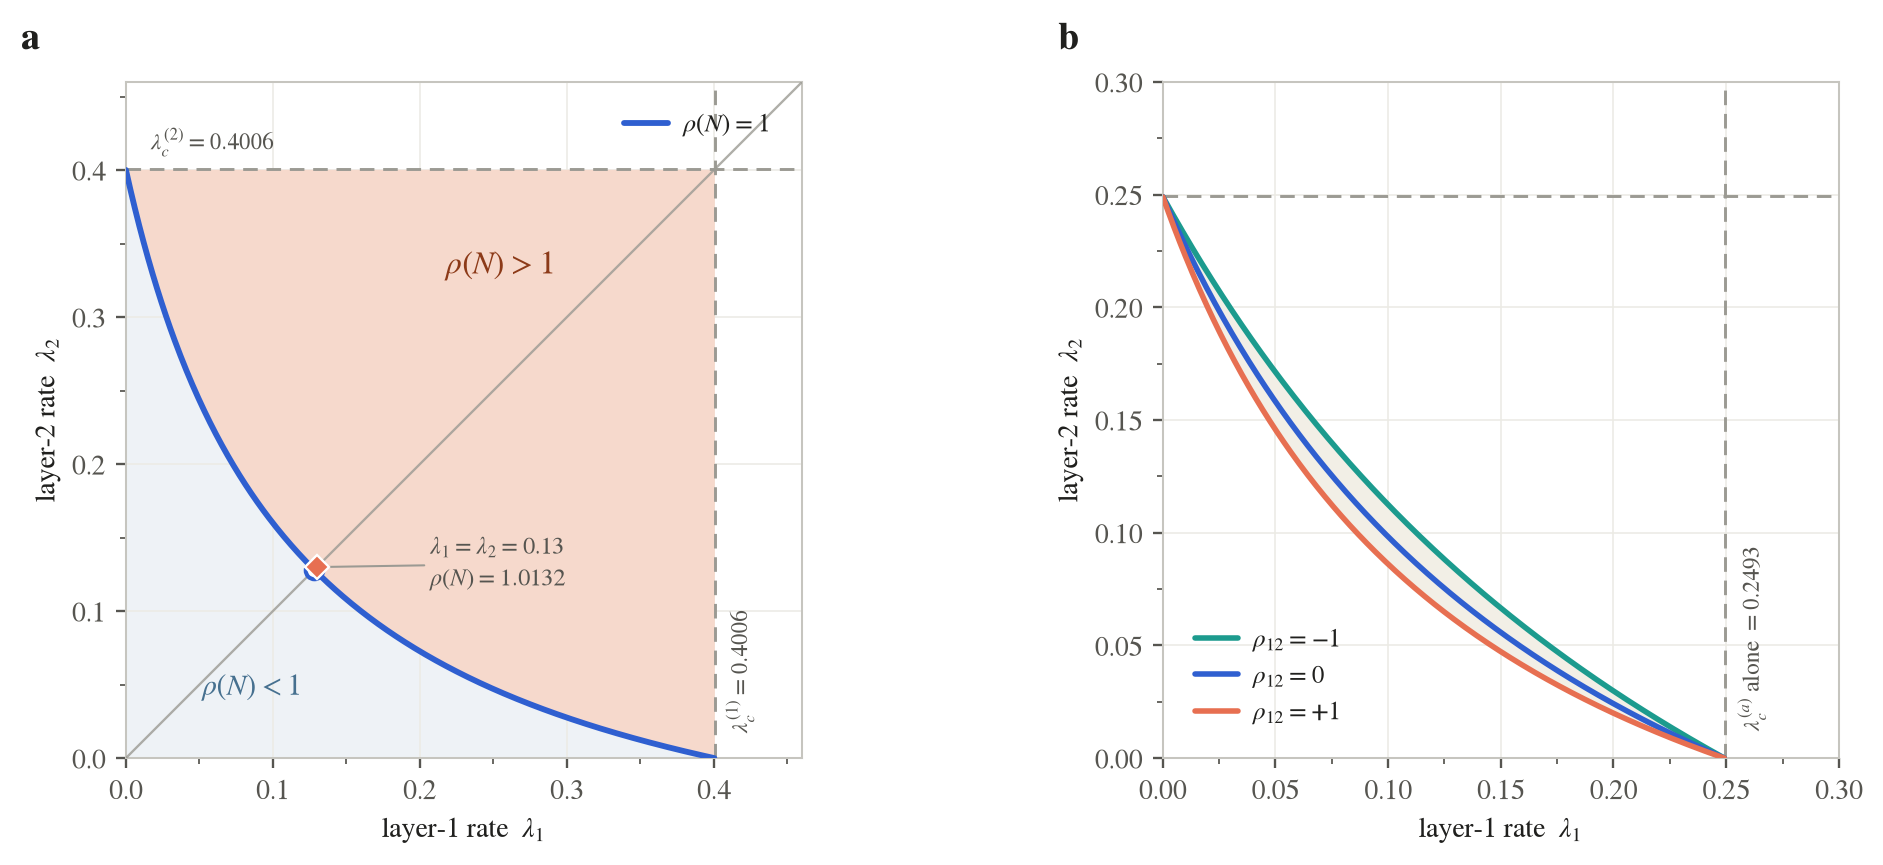

The script that saved this image:
"""Figure 5 (core result): the synergy region in the (lambda_1, lambda_2) plane.

With a per-layer rate the threshold condition rho(N) = 1 is no longer a point
but a curve in the plane of the two channel rates. Setting it against the two
single-layer conditions N_aa = 1 -- the rate at which each layer would ignite on
its own -- carves out a wedge:

    lambda_1 < lambda_c^(1),  lambda_2 < lambda_c^(2),  but  rho(N) > 1,

i.e. both channels are individually subcritical yet their union is supercritical.
That wedge is the object of interest: it has no single-layer counterpart, and it
is where a multiplex outbreak cannot be attributed to any one channel.

(a) the anchor family P = {(2,2), (3,3)} at m = (3,3), whose corner point
    lambda_1 = lambda_2 = 0.13 reproduces the N_11 = 0.3860, rho = 1.0132 quoted
    in the text;
(b) the same construction across the inter-layer participation correlation
    rho_12 of Figure 4: the marginals -- hence both single-layer lines -- are
    pinned, so only the critical curve moves, and the wedge widens with rho_12.
"""
import numpy as np
import matplotlib as mpl
import matplotlib.pyplot as plt
from matplotlib.ticker import AutoMinorLocator
from scipy.optimize import brentq

from theory import next_gen_matrix, spectral_radius, cascade_C, degree_moments

# ---------------------------------------------------------------- palette
INK, SEC, MUTED = "#20201e", "#565550", "#9b9a93"
TEAL, CORAL, BLUE = "#1C9B8E", "#E76F51", "#2F5FD0"
FILL_SYN = "#f6d9cc"          # synergy wedge (coral family)
FILL_SUB = "#eef2f6"          # jointly subcritical (cool)

P_ANCHOR = {(2, 2): 0.5, (3, 3): 0.5}
M_GROUPS = (3, 3)


def rho2(P, m, l1, l2):
    return spectral_radius(next_gen_matrix(P, m, 1.0, w=np.array([l1, l2])))


def lc_alone(P, m, a):
    """Rate at which layer a would be critical on its own: N_aa = 1."""
    mk, cross = degree_moments(P, len(m))
    X = cross[a, a] / mk[a] - 1.0
    return brentq(lambda L: cascade_C(m[a], L, 1) * X - 1.0, 1e-9, 60, xtol=1e-14)


def critical_curve(P, m, l1s):
    """lambda_2*(lambda_1) solving rho(N) = 1."""
    out = []
    for l1 in l1s:
        try:
            out.append(brentq(lambda x: rho2(P, m, l1, x) - 1.0,
                              1e-12, 80.0, xtol=1e-14))
        except ValueError:
            out.append(np.nan)
    return np.array(out)


def Pfam(rho):
    """Fixed {2,4} marginals, Pearson correlation rho (the Figure-4 family)."""
    tab = [((2, 2), (1 + rho) / 4), ((4, 4), (1 + rho) / 4),
           ((2, 4), (1 - rho) / 4), ((4, 2), (1 - rho) / 4)]
    return {k: p for k, p in tab if p > 1e-12}


def main():
    mpl.rcParams.update({
        "figure.dpi": 140, "savefig.dpi": 340,
        "font.family": "STIXGeneral", "mathtext.fontset": "stix", "font.size": 9.5,
        "axes.edgecolor": "#c6c5bf", "axes.linewidth": 0.7, "axes.labelcolor": INK,
        "axes.labelpad": 3.5, "text.color": INK,
        "xtick.color": SEC, "ytick.color": SEC,
        "xtick.major.size": 3.4, "ytick.major.size": 3.4,
        "xtick.minor.size": 1.9, "ytick.minor.size": 1.9,
        "axes.grid": True, "grid.color": "#ecebe5", "grid.linewidth": 0.55,
        "axes.axisbelow": True, "legend.frameon": False,
        "lines.solid_capstyle": "round",
    })
    fig, (axA, axB) = plt.subplots(1, 2, figsize=(9.7, 4.0))
    fig.subplots_adjust(left=0.072, right=0.985, bottom=0.125, top=0.93, wspace=0.26)

    def tag(ax, s):
        ax.text(-0.155, 1.035, s, transform=ax.transAxes, fontsize=13,
                fontweight="bold", va="bottom", ha="left", color=INK)

    def minorticks(ax):
        ax.xaxis.set_minor_locator(AutoMinorLocator(2))
        ax.yaxis.set_minor_locator(AutoMinorLocator(2))
        ax.tick_params(which="both", top=False, right=False)

    # ================================================== (a) the phase diagram
    lc1 = lc_alone(P_ANCHOR, M_GROUPS, 0)
    lc2 = lc_alone(P_ANCHOR, M_GROUPS, 1)
    hi = 0.46
    l1 = np.linspace(1e-4, lc1 * 0.9995, 400)
    l2c = critical_curve(P_ANCHOR, M_GROUPS, l1)

    # shade: jointly subcritical (below the curve) and the synergy wedge
    axA.fill_between(l1, 0, l2c, color=FILL_SUB, lw=0, zorder=0)
    axA.fill_between(l1, l2c, lc2, where=l2c < lc2, color=FILL_SYN, lw=0, zorder=1)

    axA.axvline(lc1, color=MUTED, lw=1.0, ls=(0, (5, 3)), zorder=2)
    axA.axhline(lc2, color=MUTED, lw=1.0, ls=(0, (5, 3)), zorder=2)
    axA.plot(l1, l2c, "-", color=BLUE, lw=2.0, zorder=4,
             label=r"$\rho(N)=1$")

    lcj = brentq(lambda L: rho2(P_ANCHOR, M_GROUPS, L, L) - 1.0, 1e-9, 9, xtol=1e-14)
    axA.plot([0, hi], [0, hi], "-", color=MUTED, lw=0.8, alpha=0.8, zorder=3)
    axA.plot([lcj], [lcj], "o", ms=6.0, mfc="white", mec=BLUE, mew=1.4, zorder=6)
    axA.plot([0.13], [0.13], "D", ms=5.6, mfc=CORAL, mec="white", mew=0.8, zorder=6)
    axA.annotate(r"$\lambda_1=\lambda_2=0.13$" "\n" r"$\rho(N)=1.0132$",
                 xy=(0.13, 0.13), xytext=(0.207, 0.132), fontsize=8.2, color=SEC,
                 ha="left", va="center", linespacing=1.35,
                 arrowprops=dict(arrowstyle="-", color=MUTED, lw=0.7,
                                 shrinkA=0, shrinkB=3))
    axA.text(0.255, 0.335, r"$\rho(N)>1$", fontsize=11, color="#8c3a18",
             ha="center", va="center")
    axA.text(0.052, 0.038, r"$\rho(N)<1$", fontsize=10, color="#46708f",
             ha="left", va="bottom")
    axA.text(lc1 + 0.008, 0.017, r"$\lambda_c^{(1)}=%.4f$" % lc1, fontsize=8.0,
             color=SEC, rotation=90, ha="left", va="bottom")
    axA.text(0.017, lc2 + 0.008, r"$\lambda_c^{(2)}=%.4f$" % lc2, fontsize=8.0,
             color=SEC, ha="left", va="bottom")
    axA.set_xlim(0, hi); axA.set_ylim(0, hi); axA.set_aspect("equal")
    axA.set_xlabel(r"layer-1 rate  $\lambda_1$")
    axA.set_ylabel(r"layer-2 rate  $\lambda_2$")
    minorticks(axA)
    axA.legend(loc="upper right", fontsize=8.8, handlelength=1.7,
               handletextpad=0.6, borderaxespad=0.8)
    tag(axA, "a")

    # ============================== (b) the wedge across the Figure-4 family
    lcA = lc_alone(Pfam(0.0), M_GROUPS, 0)          # marginals pinned -> same for all rho
    hi2 = 0.30
    l1b = np.linspace(1e-4, lcA * 0.9995, 400)
    shades = [(-1.0, TEAL, r"$\rho_{12}=-1$"),
              (0.0, BLUE, r"$\rho_{12}=0$"),
              (1.0, CORAL, r"$\rho_{12}=+1$")]
    curves = {}
    for r, col, lab in shades:
        c = critical_curve(Pfam(r), M_GROUPS, l1b)
        curves[r] = c
        axB.plot(l1b, c, "-", color=col, lw=1.9, zorder=4, label=lab)
    # the widening of the wedge: between rho=-1 and rho=+1
    axB.fill_between(l1b, curves[1.0], curves[-1.0], color="#f2efe6", lw=0, zorder=1)
    axB.axvline(lcA, color=MUTED, lw=1.0, ls=(0, (5, 3)), zorder=2)
    axB.axhline(lcA, color=MUTED, lw=1.0, ls=(0, (5, 3)), zorder=2)
    axB.text(lcA + 0.006, 0.012, r"$\lambda_c^{(a)}$ alone $=%.4f$" % lcA,
             fontsize=8.0, color=SEC, rotation=90, ha="left", va="bottom")
    axB.set_xlim(0, hi2); axB.set_ylim(0, hi2); axB.set_aspect("equal")
    axB.set_xlabel(r"layer-1 rate  $\lambda_1$")
    axB.set_ylabel(r"layer-2 rate  $\lambda_2$")
    minorticks(axB)
    axB.legend(loc="lower left", fontsize=8.6, handlelength=1.7,
               handletextpad=0.6, labelspacing=0.45, borderaxespad=0.9)
    tag(axB, "b")

    fig.savefig("figure5_synergy.pdf", bbox_inches="tight")
    fig.savefig("figure5_synergy.png", bbox_inches="tight", dpi=210)

    # ---- numbers quoted in the text ----
    print(f"anchor family: lc_alone = {lc1:.6f}, joint (l1=l2) = {lcj:.6f}, "
          f"ratio = {lcj/lc1:.4f}  ({(1-lcj/lc1)*100:.1f}% below)")
    print(f"rho(N) at (0.13,0.13) = {rho2(P_ANCHOR,M_GROUPS,0.13,0.13):.6f}")
    for r, _c, _l in shades:
        lj = brentq(lambda L: rho2(Pfam(r), M_GROUPS, L, L) - 1.0, 1e-9, 9, xtol=1e-14)
        print(f"  rho12={r:+.0f}: alone={lcA:.6f}  joint={lj:.6f}  ratio={lj/lcA:.4f}")
    print("saved figure5_synergy.png/.pdf")


if __name__ == "__main__":
    main()
